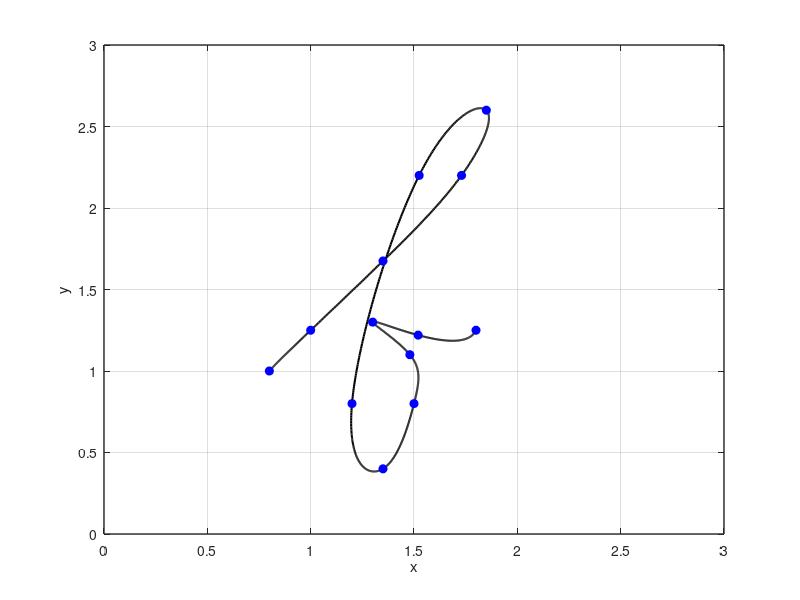

Source code (MATLAB):
x = [0.8 1 1.35 1.73 1.85 1.525 1.2 1.35 1.5 1.48 1.3 1.52 1.8];
y = [1 1.25 1.675 2.2 2.6 2.2 0.8 0.4 0.8 1.1 1.3 1.22 1.25];

n = length(x);
t = 0:n-1;
tt = 0:0.01:n-1;

xx = spline(t, x, tt);
yy = spline(t, y, tt);

figure(1)
plot(xx, yy, 'k', 'LineWidth', 1.5)
hold on
plot(x, y , 'bo', 'MarkerFaceColor', 'b')
axis([0 3 0 3])
grid on
xlabel('x')
ylabel('y')
set(gca, 'FontSize', 10, 'LineWidth', 1)
grid on